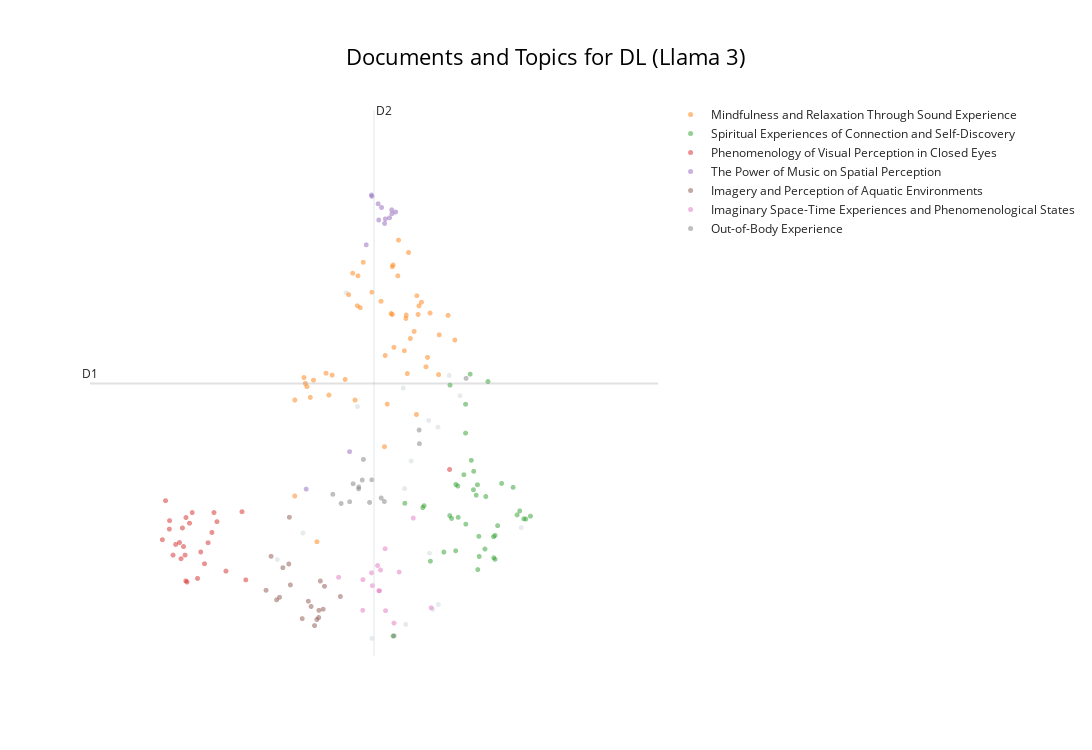
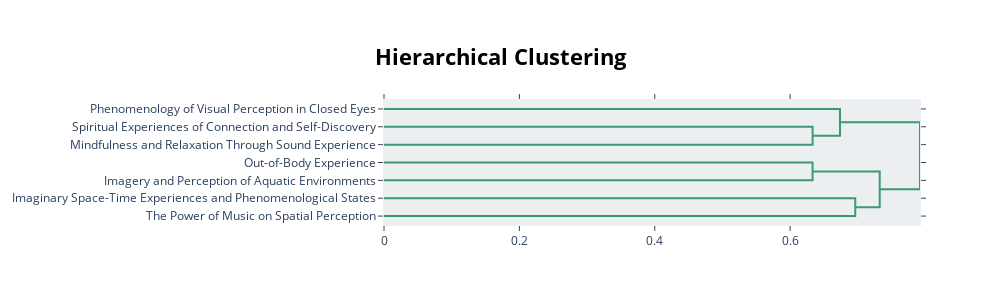

Here is the notebook cell these charts were saved with, in order:
### Markdown cell above
### Visualisation

### Code cell
# Basic visu (to compare with visu before LLM labelling)
display(topic_model.visualize_documents(df_reports, title=f"Documents and Topics for {condition} (Llama 3)",
hide_annotations=True, hide_document_hover=False, custom_labels=True))


# Datammaplot visu 
reduced_embeddings = UMAP(
    n_neighbors=int(chosen_params['n_neighbors']),
    n_components=2, #reduced embedding to 2D for visualization
    min_dist=float(chosen_params['min_dist']),
    metric='cosine',
    random_state=random_seed
).fit_transform(embeddings)

datamapplot.create_plot(
   reduced_embeddings,
   all_labels,
   label_font_size=15,
   title=f"{condition}: Topic representations with Llama 3",
   sub_title="Labeled with `llama-3-8b-instruct` (representations on reduced 2D embeddings)",
   label_wrap_width=20,
   use_medoids=True
)

# hierarchical visu
display(topic_model.visualize_hierarchy(custom_labels=True))

### Figure 1 — Plotly figure (JSON) as saved in the notebook; plotly's stock layout.template omitted (floating-point values rounded to 4 significant figures)
{"data": [{"hoverinfo": "text", "hovertext": ["It was so quick; in and then out.", "I saw concave and convex and the hot orange oscillating of being inside a volcano.", "No one there, not even me.", "I became a white egret from a dream last week.", "I then found myself returning to the world and countryside and gradually getting back to normal everyday life.", "I was a little afraid at thinking of the gas chambers.", "I was struggling because my mind would go back to a string of thoughts, and to get out of it I had to take a very deep breath.", "My heart expanded and I opened my wings to hold the room.", "I was everywhere... I saw my partner's nose, her eyes, her glasses, everything like a molecule of air given eyes.", "There was a being there called Evelyn.", "Anxiety, loneliness, my inner child screaming for love, screeching.", "I was awake the whole time; I could not relax or switch off.", "I had a vision of string theory—that everything in the physical world is connected by invisible string particles and concatenations.", "I embraced my inner child, allowed it to sulk, scream and cry, coming out with a mix of intense feelings but knowing that I could handle them.", "I could see how we are all just little sensory machines moving through this realm, bumping off sounds, colours and emotions.", "The thought of this not working\nbut in the dream\nin another place.", null], "marker": {"color": "#CFD8DC", "opacity": 0.5, "size": 5}, "mode": "markers+text", "name": "other", "showlegend": false, "type": "scattergl", "x": [11.09, 10.19, 12.27, 11.32, 11.84, 11.97, 12.76, 13.77, 12.32, 9.777, 12.25, 12.59, 12.41, 12.4, 10.9, 11.88, 11.86], "y": [4.646, 2.974, 2.708, 1.582, 4.891, 3.927, 4.789, 3.045, 1.965, 2.624, 4.462, 5.057, 2.029, 4.373, 6.15, 1.767, 3.562]}, {"hoverinfo": "text", "hovertext": ["The music conjured up images of Buddhists and other spiritual people...", "A doorway.", "Strange lights and a sense of relaxation.", "My mind began to wander and reflect on my dreams and goals in a relaxed way, whereas usually I am anxious.", "Physically being the music, especially the percussion and the bass.", "Also abstract forms and pink and red colours.", "Breathing is hard.", "Some thoughts about mundane everyday things like work, but mainly felt relaxed and able to float into a dreamlike place.", "Relaxed and peaceful; felt the beats of the music.", "The complexity of the brain can produce a limitless spectrum of experience, from depression to enlightenment.", "This should be available for everyone all the time.", "Very relaxing.", "Relaxed, just about to sleep when music or colour changed.", "Complete relaxation, peace of mind, and ready to face whatever happens.", "The loneliness of the moon.", "An unique experience that teaches us how simple it could be to reconnect with our primitive way to feel emotions through sounds and colours.", "Very little, occasional passing thoughts of nothing much.", "Everything packed into a tiny, insignificant thing.", "Calming sounds, rising elation, curiosity and connection.", "A bit hot to start.", "Some visuals of trees, heat, sun-like experience.", "Vibration in visuals.", "A bird flying\ncoming closer\ncalm and at peace\na baby\na smiling relative.", "The music was both gentle and powerful.", "Physical heaviness.", "It was a beautiful experience of love, peace, harmony, togetherness and freedom.", "Centered in body.", "Almost womb-like.", "It was relaxing.", "Mind really quietened down.", "Nothingness complete.", "I want one of these at home.", "A swivelling vortex of sound.", "We have 86 billion neurons; no wonder we can have psychedelic experiences.", "I fell asleep and woke up with a fresh mindset.", "At first, hearing gongs, I saw myself in Sammi Ling's Buddhist retreat and imagined myself totally relaxing and at peace.", "Physical lightness.", "Helped me with my meditation journey.", "Peacefulness and calm.", "A sense of place akin to home, almost a calling or draw to be submerged away from the world and in my own space where I could float and simply exist without any interruptions.", "A jacuzzi of lightness.", "Deep relaxation, close to falling asleep.", "More scope, mental acceptance, and peace.", "Not sure what the purpose of it was except being with the music; certainly not induced to sleep/dream state as bpm too high.", "An acceptance of being in a stressful time, but self-jubilation and inspiration.", "So many different things.", "I experienced a calmness, almost a nothingness, but it was relaxed and peaceful and soothing.", "Aware of sounds.", "I had a very nice snooze, thank you.", "Windows into my busy life."], "marker": {"opacity": 0.5, "size": 5}, "mode": "markers+text", "name": "Mindfulness and Relaxation Through Sound Experience", "text": ["", "", "", "", "", "", "", "", "", "", "", "", "", "", "", "", "", "", "", "", "", "", "", "", "", "", "", "", "", "", "", "", "", "", "", "", "", "", "", "", "", "", "", "", "", "", "", "", "", ""], "textfont": {"size": 12}, "type": "scattergl", "x": [11.76, 10.57, 11.66, 12.21, 11.66, 10.06, 10.26, 11.9, 11.75, 11.13, 11.54, 11.88, 11.64, 12.02, 12.05, 10.94, 11.57, 11.05, 11.32, 10.62, 10.42, 11.01, 11.47, 11.67, 10.21, 12.08, 10.37, 10.32, 12.09, 12.13, 11.85, 10.89, 11.18, 11.09, 12.23, 11.92, 10.23, 12.57, 11.89, 11.53, 10.67, 11.95, 12.28, 12.68, 12.42, 10.06, 12.06, 11.1, 12.42, 11.68], "y": [6.846, 5.086, 5.863, 5.171, 6.494, 4.732, 4.909, 5.082, 6.373, 5.953, 5.32, 5.811, 5.875, 5.639, 4.541, 6.124, 4.678, 4.731, 6.157, 4.798, 2.859, 6.408, 6.037, 6.517, 5.029, 5.862, 4.995, 4.767, 5.976, 6.025, 5.383, 5.004, 6.552, 5.978, 5.296, 6.682, 4.952, 5.851, 5.855, 4.115, 5.062, 5.545, 5.882, 5.524, 5.068, 3.464, 6.11, 6.374, 5.594, 5.428]}, {"hoverinfo": "text", "hovertext": ["Initially, I was interested in how others were reacting around me.", "Flashes of my past, seeing my lovely Mum.", "I think I ought to experience it once more to see if it changes.", "At some point started experimenting and trying to recall the images I liked.", "Then an overwhelming feeling of love and connection to everyone in the room.", "I felt connected.", "I felt the weight of the people in the room.", "My partner, Dad, my sister, niece and nephew, my friends.", "It was something very familiar to the soul but not... I experienced several emotions.", "I can't realize how long that experience was.", "I love all of it; the feeling was amazing and I would come back.", "I saw past experiences and reflected on my choices.", "I began to see the source, the light we all come from, the connection to everything.", "I wish I were here with George and that he created this experience for me.", "I flew around the room touching everyone.", "I asked him how I was doing and about my husband.", "Just my mind has been there.", "Retrospective thoughts.", "This is a thought I had anyway during the dream machine.", "My thoughts have been to somewhere no one has been to.", "Like I am part of something bigger.", "Ho provato compassione per me stessa e ho realizzato il mio negative self-talking.", "I couldn't stop the thinking process; I was trying to memorise the visuals and then trying to disconnect but couldn't; I wish I meditated more.", "Dopo ho visto una luce rosa luminosa ed ho provato un senso di amore e ho capito che I deserve love and to be loved.", "My thoughts were about connecting with others.", "The same set of thoughts occurred thrice, and I inhaled really deep to get past it.", "Pleasant, but should I be seeing something unexpected?", "It filled my mind.", "The moment I die, I want to feel this.", "We felt so much love.", "It was successful 50% of the time.", "I saw new scenes and reflected on opportunities.", "I arrived stressed, so it took a while to relax.", "He told me we were doing important work that was our destiny.", "Still feeling it now.", "I was interested to see what would happen next!", "I had various flashing images of my memories; random events and people in my life kept popping up; nothing lingered, but lots of individual things happened in the memories.", "He told me he was Francis of Assisi.", "Felt numb too.", "Looking to the past to analyse my future.", "I quite enjoyed the experience."], "marker": {"opacity": 0.5, "size": 5}, "mode": "markers+text", "name": "Spiritual Experiences of Connection and Self-Discovery", "text": ["", "", "", "", "", "", "", "", "", "", "", "", "", "", "", "", "", "", "", "", "", "", "", "", "", "", "", "", "", "", "", "", "", "", "", "", "", "", "", "", ""], "textfont": {"size": 12}, "type": "scattergl", "x": [13.38, 12.6, 12.99, 13.03, 13.81, 13.07, 13.74, 13.17, 12.74, 13.05, 13.63, 12.99, 13.06, 12.69, 13.7, 13.34, 12.5, 12.7, 11.67, 12.28, 13.08, 12.86, 12.93, 13.92, 13.31, 12.86, 12.83, 12.86, 12.16, 13.84, 13.22, 12.95, 12.6, 13.32, 12.18, 13.19, 12.63, 13.34, 11.86, 12.73, 13.45], "y": [3.072, 3.204, 3.546, 3.474, 3.162, 2.931, 3.267, 2.764, 3.182, 3.612, 3.578, 3.79, 2.491, 2.74, 3.214, 2.943, 2.723, 3.616, 1.613, 2.602, 2.664, 4.295, 5.074, 3.198, 2.925, 4.676, 3.745, 3.091, 3.311, 3.159, 4.976, 3.935, 4.929, 2.648, 3.336, 3.457, 3.167, 2.627, 3.368, 3.595, 3.63]}, {"hoverinfo": "text", "hovertext": ["The colours made patterns when I had my eyes closed—almost like a weave of colours in a woollen fabric.", "I had no sense of the grating sounds towards the end except they were the colour turquoise, which gradually turned to black and nothingness.", "It was dark, but also a brilliant blue.", "I didn't experience visual or aural so-called \"hallucinations\".", "We were told at the start that we could keep our eyes open, so I did a lot as I thought it was more of a light show, so I didn't get the whole idea or impact of flickering lights on closed eyes.", "I can't recognise the colour actually, but I can feel the light dimming.", "Once I went past that it was blank.", "I mostly saw grey geometric shapes.", "After a while, I began to relax, and the changing colours made me feel safe and happy.", "The colours behind my closed eyes swapped to the opposite colour or the colour spectrum of that on the screen.", "Un cerchio giallo con i contorni rossi che si ingrandiva a seconda del mio respiro.", "I did not see anything except for the flickering lights.", "I saw a grey pulsing heart float across my mind.", "I enjoyed the colours on the ceiling.", "It was a bit weird; I know that my brain is trying to create something by itself; I felt different things based on the colour.", "I did not experience visuals and colours.", "I saw a different colour to the lights that were in the centre when I closed my eyes.", "It was near impossible to keep my eyes open.", "Un cerchio non uniforme verde e blu che usciva da uno spazio nero: in quel momento percepivo questo come un simbolo di me stessa che scevo.", "Got many vivid visions, saw lots of colours, my bedroom, old TV shows, video games, cities...", "Don't think the lights were in sync, too, to go with music well...", "I opened my eyes, but thought the centre lights were mild and not that impressive.", "Interested to experience different darkness when different colours were projected.", "Otherwise, interesting but confusing experience, not much visions either.", "The colours I saw when my eyes were shut were very brief, fleeting and nebulous hues, no specific patterns.", "Had my eyes shut most of the time; was aware of colours changing.", "Towards the end, maybe a quarter, I started having really intense visuals of ripples and looking up into a tower."], "marker": {"opacity": 0.5, "size": 5}, "mode": "markers+text", "name": "Phenomenology of Visual Perception in Closed Eyes", "text": ["", "", "", "", "", "", "", "", "", "", "", "", "", "", "", "", "", "", "", "", "", "", "", "", "", "", ""], "textfont": {"size": 12}, "type": "scattergl", "x": [8.2, 8.339, 8.739, 8.643, 8.009, 8.281, 8.705, 8.584, 9.197, 8.175, 8.298, 8.223, 8.471, 8.788, 8.07, 8.523, 8.112, 7.895, 8.278, 8.935, 7.947, 8.013, 8.384, 12.59, 8.267, 8.241, 9.26], "y": [2.635, 3.105, 3.245, 2.846, 3.026, 3.179, 2.982, 2.569, 3.256, 2.849, 2.326, 3.041, 2.374, 3.125, 2.683, 2.724, 2.824, 2.886, 2.342, 2.471, 3.402, 3.138, 3.245, 3.814, 2.683, 2.795, 2.355]}, {"hoverinfo": "text", "hovertext": ["The music took me on a whole journey; I was completely surrounded.", "As the pace gathered further, I was on a train, speeding through countryside, then through time and space until the music reached a climax.", "At times I felt transported to a meadow full of flowers in spring, and then the sound of the bells took me to a mountaintop.", "Thick, hot air saturated with the soundwaves which I was inhaling.", "Punctuated by the audio as it heightened and when it was most loud.", "I became more and more relaxed as the music progressed further with its journey.", "My visual experience would change a lot with the music.", "At one point I think I was milking a cow in a field with someone playing the piano.", "Music wasn't just in the space, it was the space.", "Quando la musica è diventata intensa ho provato ansia e paura e questo ha rafforzato la mia depressione.", "Emptiness in my mind; I was consumed by the power of the music.", "As the music's pace and volume increased, I saw horses galloping at increasing speed and, at some point, I was on a horse too.", "I tried to really focus on the listening, and in doing so the music and my imagination took me to different places.", "I watched the room rise and fall with the music."], "marker": {"opacity": 0.5, "size": 5}, "mode": "markers+text", "name": "The Power of Music on Spatial Perception", "text": ["", "", "", "", "", "", "", "", "", "", "", "", "", ""], "textfont": {"size": 12}, "type": "scattergl", "x": [11.53, 11.43, 10.25, 10.96, 11.23, 11.44, 11.61, 11.32, 11.54, 11.65, 11.71, 11.32, 11.65, 11.48], "y": [7.066, 7.326, 3.555, 4.05, 6.784, 7.111, 7.14, 7.442, 7.126, 7.246, 7.217, 7.424, 7.194, 7.277]}, {"hoverinfo": "text", "hovertext": ["Then things changed and it became very pink and I was in the clouds.", "I turned into a mermaid and watched them on the land as I swam away with turtles and fishes.", "I saw myself flaring, whirling, in water, in the air, becoming one with what I floated in.", "We then started gently running towards the sea.", "It felt like I was deep in the ocean.", "I wasn't drowning; instead, it felt like that's where I was meant to be.", "A sense of truth, the ocean and the beach, sunrise and sunsets, and further along into space and finally back to the deepest ocean.", "I saw a lot of animals, ones which I used to not like, like reptiles, but this time I liked them and they seemed adorable.", "I saw a lot of imagery and colours, especially images of water, ripples of water, snowscapes, drops of water falling.", "I felt like being at water first, then in the womb, then the birth and the light of this world, also at some point being in a bee's panel.", "I saw a starry night and being in blue, warm water and a blue butterfly.", "I met a being, long and blue, with not much of a defined form.", "Then I became a manta ray and drifted.", "I was in a land (not anywhere on Earth); it was another planet, with animals, but they were not the usual colours—a yellow elephant, a blue gorilla.", "I saw some different landscapes.", "Places and waves and an animal.", "I went on a train, underwater, saw seas of colour and pulsing shapes.", "And it also felt like being inside an ocean.", "First drowning in that sound, then learning how to swim and enjoy it and heal."], "marker": {"opacity": 0.5, "size": 5}, "mode": "markers+text", "name": "Imagery and Perception of Aquatic Environments", "text": ["", "", "", "", "", "", "", "", "", "", "", "", "", "", "", "", "", "", ""], "textfont": {"size": 12}, "type": "scattergl", "x": [9.964, 10.18, 10.46, 10.33, 10.28, 10.45, 10.55, 9.99, 9.591, 10.81, 9.812, 9.674, 10.39, 9.867, 9.973, 10.48, 9.765, 10.53, 10.42], "y": [2.565, 1.843, 1.953, 2.004, 2.073, 1.858, 2.27, 2.289, 2.218, 2.136, 2.125, 2.667, 1.751, 2.516, 3.183, 2.34, 2.091, 1.968, 1.831]}, {"hoverinfo": "text", "hovertext": ["My mind is a jellyfish, suspended in space.", "I thought I was drifting in space.", "I don't feel the time.", "Travelling at the speed of light as galaxies whizz past.", "An experience like time travelling, or as I imagine it.", "Flying through a lot of shapes, light, space.", "Reminded me of 2001: Space Odyssey.", "It felt like a journey through the cosmos.", "I made up stories in my head in a narrative way, imagining being on a spaceship with aliens communicating via sounds and colours, and this was nice escapism from stress.", "It is like I am in a dream, in a movie.", "Floating in space.", "Some visuals of space and deep ocean.", "I saw everything, the universe, the multiverse, all of time, and emerged in someone's sleeve.", "Constant thoughts coming towards me as I batted them away into the sky.", "The feeling of freedom, of being in time and space."], "marker": {"opacity": 0.5, "size": 5}, "mode": "markers+text", "name": "Imaginary Space-Time Experiences and Phenomenological States", "text": ["", "", "", "", "", "", "", "", "", "", "", "", "", "", ""], "textfont": {"size": 12}, "type": "scattergl", "x": [11.17, 11.44, 12.0, 11.42, 11.77, 11.32, 11.33, 11.47, 11.55, 11.68, 11.18, 10.78, 12.29, 11.45, 11.54], "y": [1.953, 2.212, 3.172, 2.545, 2.458, 2.448, 2.279, 2.486, 1.948, 1.784, 2.359, 2.389, 1.987, 2.211, 2.767]}, {"hoverinfo": "text", "hovertext": ["I felt myself go down through the layers of the earth into a moss land.", "Then it felt like a type of death experience as I descended into the underworld.", "At that point, I felt I'd left my body—fully immersed in the sound and light.", "Woman next to me was sniffing, so I had to move and it was difficult to get back in.", "It felt like a drug trip at some points.", "Felt as though I was moving through a tunnel at first.", "I tried hard to immerse myself into the dream state but failed.", "I felt intensely anxious and a bit suffocated but also knowing that I've got this.", "Felt like I had a pee without peeing.", "I also felt numb and tingly throughout it at different points.", "I also felt like I was dreaming of random objects and my mind started to create stories like it does when I am dreaming.", "I felt like my body kept sinking or dropping to another level... into the seat and into itself.", "Detachment, as though my body was in one box, mind in another, and my anxiety came from that lack of control.", "There is a moment... I feel like I was drawn back to my body and the environment.", "I felt like my body was light and fuzzy, like I wasn't sitting on anything.", "Towards the end, in darkness, I felt I was being wrapped in metal, in strips."], "marker": {"opacity": 0.5, "size": 5}, "mode": "markers+text", "name": "Out-of-Body Experience", "text": ["", "", "", "", "", "", "", "", "", "", "", "", "", "", "", ""], "textfont": {"size": 12}, "type": "scattergl", "x": [10.68, 11.02, 10.96, 11.18, 11.32, 11.17, 12.86, 12.1, 11.48, 11.53, 11.69, 11.11, 12.1, 10.82, 11.29, 11.11], "y": [3.486, 3.626, 3.388, 3.947, 3.678, 3.675, 5.018, 4.155, 3.437, 3.391, 1.616, 3.558, 4.335, 3.365, 3.379, 3.583]}], "layout": {"annotations": [{"showarrow": false, "text": "D1", "x": 6.711, "y": 4.952, "yshift": 10}, {"showarrow": false, "text": "D2", "x": 11.36, "xshift": 10, "y": 8.559}], "height": 750, "shapes": [{"line": {"color": "#CFD8DC", "width": 2}, "type": "line", "x0": 11.36, "x1": 11.36, "y0": 1.345, "y1": 8.559}, {"line": {"color": "#9E9E9E", "width": 2}, "type": "line", "x0": 6.711, "x1": 16.01, "y0": 4.952, "y1": 4.952}], "title": {"font": {"color": "Black", "size": 22}, "text": "Documents and Topics for DL (Llama 3)", "x": 0.5, "xanchor": "center", "yanchor": "top"}, "width": 1200, "xaxis": {"visible": false}, "yaxis": {"visible": false}}}

### Figure 2 — Plotly figure (JSON) as saved in the notebook; plotly's stock layout.template omitted (floating-point values rounded to 4 significant figures)
{"data": [{"hoverinfo": "text", "marker": {"color": "rgb(61,153,112)"}, "mode": "lines", "type": "scatter", "x": [0.0, 0.6332, 0.6332, 0.0], "xaxis": "x", "y": [-15.0, -15.0, -25.0, -25.0], "yaxis": "y"}, {"hoverinfo": "text", "marker": {"color": "rgb(61,153,112)"}, "mode": "lines", "type": "scatter", "x": [0.0, 0.6736, 0.6736, 0.6332], "xaxis": "x", "y": [-5.0, -5.0, -20.0, -20.0], "yaxis": "y"}, {"hoverinfo": "text", "marker": {"color": "rgb(61,153,112)"}, "mode": "lines", "type": "scatter", "x": [0.0, 0.6331, 0.6331, 0.0], "xaxis": "x", "y": [-35.0, -35.0, -45.0, -45.0], "yaxis": "y"}, {"hoverinfo": "text", "marker": {"color": "rgb(61,153,112)"}, "mode": "lines", "type": "scatter", "x": [0.0, 0.6962, 0.6962, 0.0], "xaxis": "x", "y": [-55.0, -55.0, -65.0, -65.0], "yaxis": "y"}, {"hoverinfo": "text", "marker": {"color": "rgb(61,153,112)"}, "mode": "lines", "type": "scatter", "x": [0.6331, 0.7323, 0.7323, 0.6962], "xaxis": "x", "y": [-40.0, -40.0, -60.0, -60.0], "yaxis": "y"}, {"hoverinfo": "text", "marker": {"color": "rgb(61,153,112)"}, "mode": "lines", "type": "scatter", "x": [0.6736, 0.7918, 0.7918, 0.7323], "xaxis": "x", "y": [-12.5, -12.5, -50.0, -50.0], "yaxis": "y"}], "layout": {"autosize": false, "height": 305, "hoverlabel": {"bgcolor": "white", "font": {"family": "Rockwell", "size": 16}}, "hovermode": "closest", "plot_bgcolor": "#ECEFF1", "showlegend": false, "title": {"font": {"color": "Black", "size": 22}, "text": "<b>Hierarchical Clustering</b>", "x": 0.5, "xanchor": "center", "yanchor": "top"}, "width": 1000, "xaxis": {"mirror": "allticks", "rangemode": "tozero", "showgrid": false, "showline": true, "showticklabels": true, "ticks": "outside", "type": "linear", "zeroline": false}, "yaxis": {"mirror": "allticks", "range": [-70, 0], "rangemode": "tozero", "showgrid": false, "showline": true, "showticklabels": true, "tickmode": "array", "ticks": "outside", "ticktext": ["Phenomenology of Visual Perception in Closed Eyes", "Spiritual Experiences of Connection and Self-Discovery", "Mindfulness and Relaxation Through Sound Experience", "Out-of-Body Experience", "Imagery and Perception of Aquatic Environments", "Imaginary Space-Time Experiences and Phenomenological States", "The Power of Music on Spatial Perception"], "tickvals": [-5, -15, -25, -35, -45, -55, -65], "type": "linear", "zeroline": false}}}
